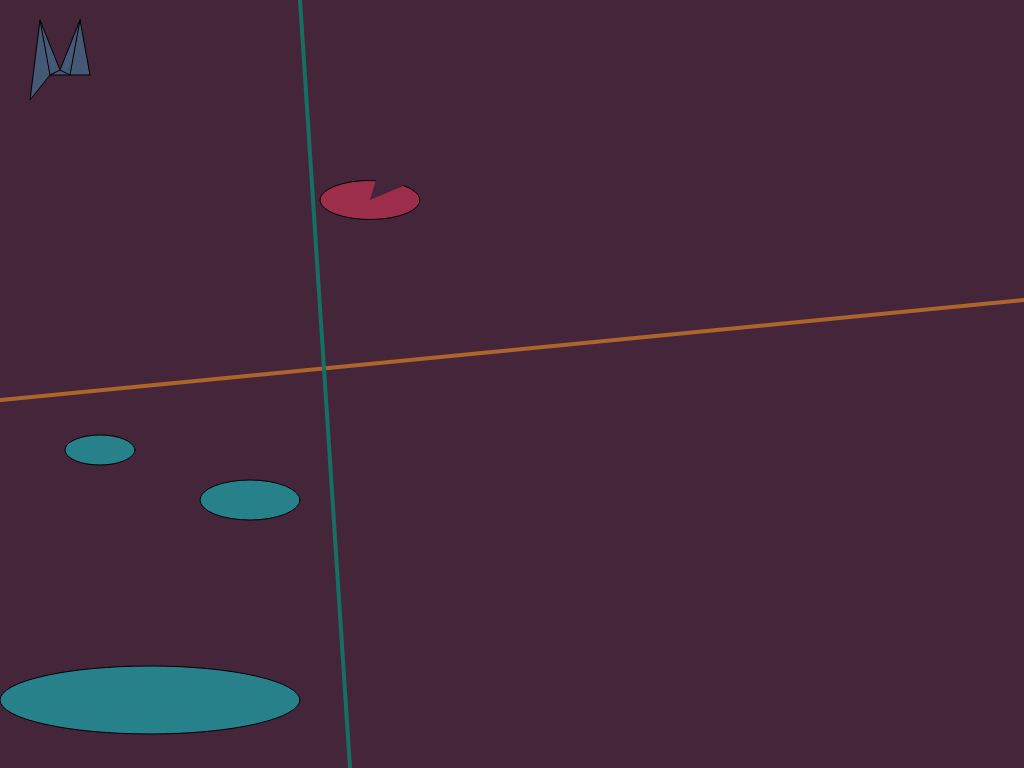
Frame 1 (no input)
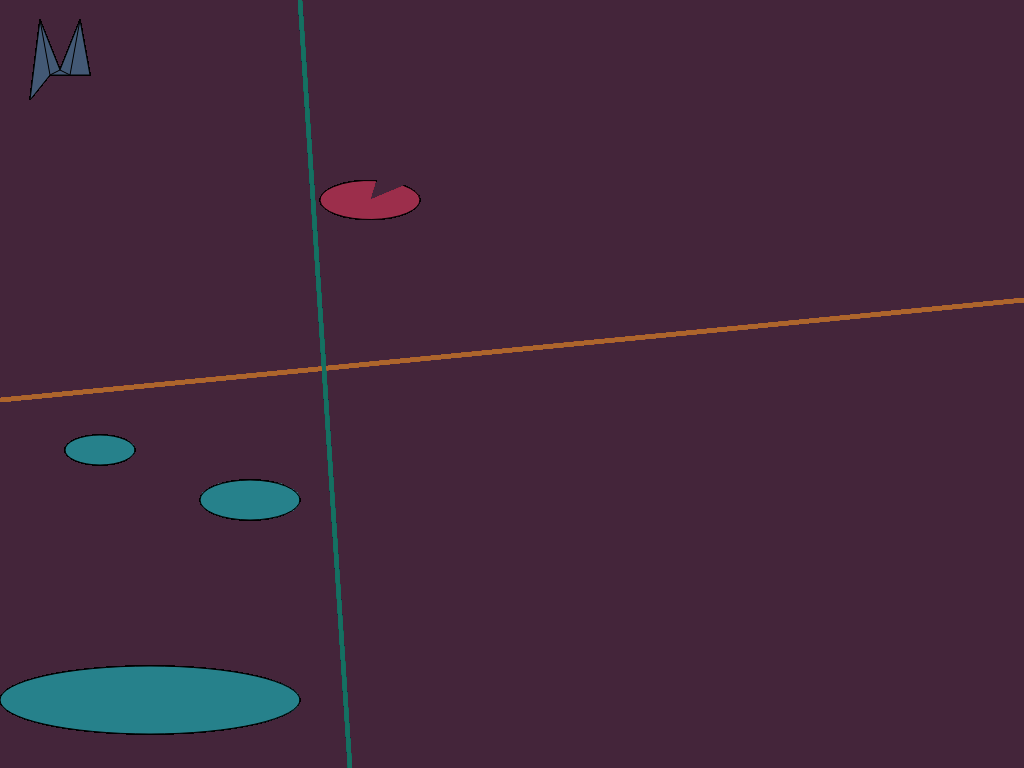
Frame 60 (no input)
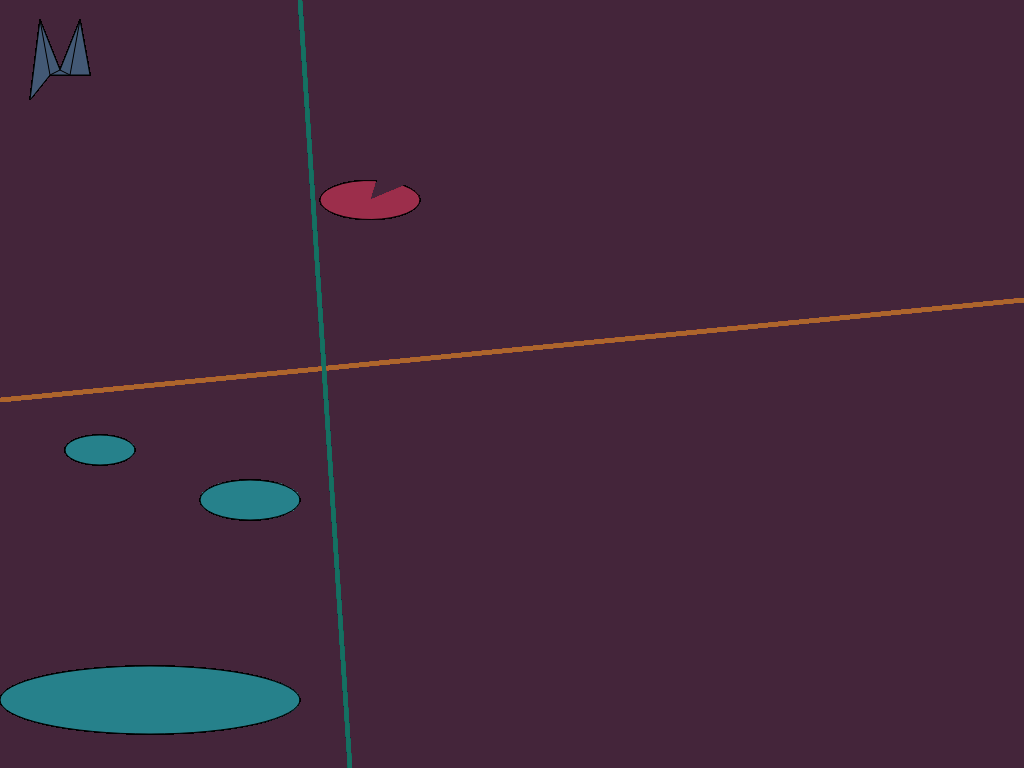
Frame 120 (the mouse pressed at the canvas centre since frame 60)

The p5.js sketch that drew these frames (run headless with seeded random() and noise() and a simulated clock; from frame 60 on, the mouse is pressed at the canvas centre):

// p5.js sketch
// ── sketch.js
function setup() {
    createCanvas(1024, 768);
    background(68, 37, 58);
}

let elY1 = 500;
let elY2 = 450;
let elFalling1 = false;
let elFalling2 = false;
let rising1 = false;
let rising2 = false;
const ellipsepPosition = [{
        x: 250,
        y: elY1,
        width: 100,
        height: 40,
    },
    {
        x: 100,
        y: elY2,
        width: 70,
        height: 30,
    },
    {
        x: 150,
        y: 700,
        width: 300,
        height: 68,
    },

]

function draw() {
    // draw triangle strip//
    //check if in falling state//
    //if falling increase the psotion of the y ellipsses//
    if (elFalling1 === true) {
        elY1 += 1
    }
    if (elFalling2 === true) {
        elY2 += 2
    }
    //if rising decrease the Y position of the ellipsise//
    if (rising1 === true) {
        elY1 -= 1
    }
    if (rising2 === true) {
        elY2 -= 2
    }
    // Check if ellipse has reached lowest point if it has start rising//
    if (elY1 > 670) {
        elFalling1 = false;
        rising1 = true;
    }
    if (elY2 > 670) {
        elFalling2 = false;
        rising2 = true;
    }
    //check if ellipses have return back to original position if they have then stop rising//
    if (elY1 < 480) {
        rising1 = false;
    }
    if (elY2 < 420) {
        rising2 = false;
    }
    push()
    fill(67, 89, 117)
    beginShape(TRIANGLE_STRIP);
    vertex(30, 100);
    vertex(40, 20);
    vertex(50, 75);
    vertex(60, 70);
    vertex(70, 75);
    vertex(80, 20);
    vertex(90, 75);
    endShape();
    pop()

    //draw arc 

    push()
    fill(156, 46, 75)
    arc(370, 200, 100, 39, 75, 5);
    pop()

    //draw ellipse and multiple ellipses in a for loop 
    push()
    fill(38, 129, 139);
    for (let i = 0; i < ellipsepPosition.length; i++) {
        let el = ellipsepPosition[i]
        if(i===0){
            let = ellipse(el.x, elY1, el.width, el.height)

        }
        else if(i === 1){
            let = ellipse(el.x, elY2, el.width, el.height)

        }
        else{
            let = ellipse(el.x, el.y, el.width, el.height)
        }
    }
    pop()
    //draw gold line

    push()
    stroke(173, 101, 44);
    strokeWeight(4);
    line(1, 400, width, 300);
    pop()

    //draw green line
    push()
    stroke(21, 112, 98);
    strokeWeight(4);
    line(300, 0, 350, height);
    pop()

}
function mouseClicked() {
elFalling1 = true;
elFalling2 = true;
    

    return false;
  }
